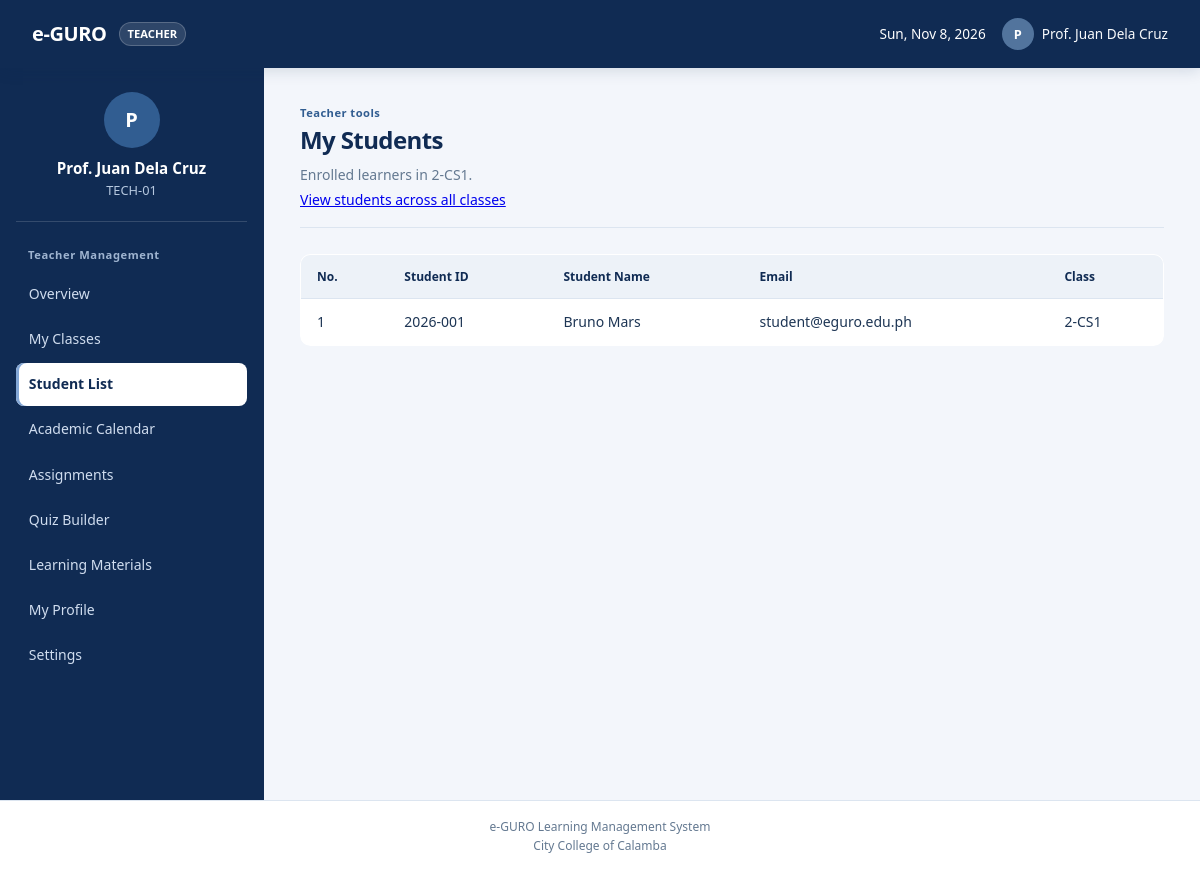
/teacher/students.php?class_id=1 (signed in), run on the app's committed database.
### tables this page shows
CREATE TABLE IF NOT EXISTS `classes` (
    `id` INT AUTO_INCREMENT PRIMARY KEY,
    `code` VARCHAR(50) NOT NULL UNIQUE,
    `name` VARCHAR(150) NOT NULL,
    `teacher_id` INT NULL,
    `fiscal_year` VARCHAR(50) DEFAULT '2026-2027',
    `semester` VARCHAR(50) DEFAULT '1st Semester',
    `created_at` DATETIME DEFAULT CURRENT_TIMESTAMP,
    FOREIGN KEY (`teacher_id`) REFERENCES `users`(`id`) ON DELETE SET NULL
);

### includes/teacher_init.php (called while the page is built, shortened)
<?php
require_once __DIR__ . '/functions.php';
$user = require_role('teacher');
$pdo = Database::connect();
$classQuery = $pdo->prepare(
    'SELECT c.*, COALESCE(enrollment_counts.students_count, 0) AS students_count
     FROM classes c
     LEFT JOIN (
         SELECT class_id, COUNT(DISTINCT student_id) AS students_count
         FROM class_enrollments
         GROUP BY class_id
     ) enrollment_counts ON enrollment_counts.class_id = c.id
     WHERE c.teacher_id = ?
     ORDER BY c.code'
);
$classQuery->execute([$user['id']]);
$classes = $classQuery->fetchAll();
function teacher_selected_class_id(array $classes): ?int
{
    $rawClassId = $_GET['class_id'] ?? null;
    $classId = filter_var(is_scalar($rawClassId) ? (string) $rawClassId : '', FILTER_VALIDATE_INT);
    $classIds = array_map('intval', array_column($classes, 'id'));
    return $classId !== false && in_array((int) $classId, $classIds, true)
        ? (int) $classId
        : null;
}

### includes/functions.php (called while the page is built, shortened)
<?php
function e($value): string
{
    return htmlspecialchars((string) $value, ENT_QUOTES, 'UTF-8');
}

### teacher/students.php (the view, shortened to what this page needs)
<?php
require_once __DIR__ . '/../includes/teacher_init.php';
$selectedClassId = teacher_selected_class_id($classes);
$selectedClass = null;
foreach ($classes as $class) {
    if ((int) $class['id'] === $selectedClassId) {
        $selectedClass = $class;
        break;
    }
}
if ($selectedClassId !== null) {
    $stmt = $pdo->prepare(
        "SELECT DISTINCT u.user_code, u.full_name, u.email, c.code
         FROM class_enrollments ce
         JOIN users u ON u.id = ce.student_id AND u.role = 'student'
         JOIN classes c ON c.id = ce.class_id
         WHERE c.teacher_id = ? AND c.id = ?
         ORDER BY c.code, u.full_name"
    );
    $stmt->execute([$user['id'], $selectedClassId]);
}
$students = $stmt->fetchAll();
include __DIR__ . '/../includes/header.php';
include __DIR__ . '/../includes/sidebar.php';
?>
<main class="main-content">
    <div class="page-header">
        <p class="eyebrow">TEACHER TOOLS</p>
        <h2>My Students</h2>
        <p><?= $selectedClass === null ? 'Enrolled learners in your assigned classes.' : 'Enrolled learners in ' . e($selectedClass['code']) . '.' ?></p>
        <?php if ($selectedClassId !== null): ?><p><a href="students.php">View students across all classes</a></p><?php endif; ?>
    </div>
    <div class="table-responsive"><table class="data-table">
        <thead><tr><th>No.</th><th>Student ID</th><th>Student Name</th><th>Email</th><th>Class</th></tr></thead>
        <tbody>
        <?php foreach ($students as $index => $student): ?>
            <tr><td><?= $index + 1 ?></td><td><?= e($student['user_code']) ?></td><td><?= e($student['full_name']) ?></td><td><?= e($student['email']) ?></td><td><?= e($student['code']) ?></td></tr>
        <?php endforeach; ?>
        </tbody>
    </table></div>
</main>
<?php include __DIR__ . '/../includes/footer.php'; ?>

### assets/css/style.css (style rules this page uses)
:root { --primary: #173b70; --primary-hover: #102b53; --primary-light: #eaf1fa; --secondary: #102b53; --accent: #315d91; --danger: #b42318; --danger-hover: #912018; --success: #245c39; --focus-ring: #315d91; --space-1: 0.25rem; --space-2: 0.5rem; --space-3: 0.75rem; --space-4: 1rem; --space-6: 1.5rem; --space-8: 2rem; --radius-sm: 0.5rem; --bg-main: #f3f6fb; --bg-surface: #ffffff; --border: #dce5f0; --text-main: #1d3554; --text-muted: #647991; --shadow-sm: 0 2px 8px rgba(16, 43, 83, 0.05); --shadow-md: 0 8px 24px rgba(16, 43, 83, 0.1); --radius: 12px; }
* { box-sizing: border-box; margin: 0; padding: 0; }
body { font-family: system-ui, -apple-system, sans-serif; background: var(--bg-main); color: var(--text-main); line-height: 1.5; }
main.main-content, .main-content { flex: 1; padding: 1.5rem 2rem; min-width: 0; }
.page-header { margin-bottom: 1.5rem; padding-bottom: 0.75rem; border-bottom: 1px solid var(--border); }
.page-header h2 { font-size: 1.5rem; font-weight: 700; color: var(--secondary); }
.page-header p { font-size: 0.875rem; color: var(--text-muted); margin-top: 0.25rem; }
.table-responsive { width: 100%; margin: 1rem 0 1.5rem; overflow-x: auto; }
.data-table { width: 100%; border-collapse: collapse; background: var(--bg-surface); border: 1px solid var(--border); border-radius: var(--radius); overflow: hidden; }
.data-table th { background: #f1f5f9; color: var(--secondary); font-size: 0.75rem; font-weight: 700; text-transform: none; padding: 0.75rem 1rem; text-align: left; }
.data-table td { padding: 0.75rem 1rem; border-top: 1px solid var(--border); font-size: 0.875rem; color: var(--text-main); }
.main-content h2 { font-size: 1.4rem; font-weight: 700; color: var(--secondary); margin-bottom: 1rem; }
body { line-height: 1.6; }
main.main-content, .main-content { padding: 2rem clamp(1.25rem, 3vw, 2.75rem); }
.page-header { margin-bottom: 1.6rem; padding-bottom: 1rem; }
.page-header h2 { margin-bottom: 0.25rem; font-size: clamp(1.5rem, 2vw, 1.9rem); letter-spacing: -0.025em; }
.page-header p { line-height: 1.55; }
.eyebrow { color: var(--accent) !important; font-size: 0.7rem !important; font-weight: 750; letter-spacing: 0.04em; text-transform: lowercase; }
.eyebrow::first-letter { text-transform: uppercase; }
.data-table { border-radius: 10px; }
.data-table th { background: #edf2f8; }
.table-responsive { border-radius: 10px; }

### data on the page
classes: code "2-CS1", user_code "2026-001", full_name "Bruno Mars", email "student@eguro.edu.ph"

### other printed values
$user['role'] "TEACHER"
$avatarInitial "P"
$user['name'] "Prof. Juan Dela Cruz"
$user['student_id'] "TECH-01"
$sectionTitle "Teacher Management"
$label "Overview"
$label "My Classes"
$label "Student List"
$label "Academic Calendar"
$label "Assignments"
$label "Quiz Builder"
$label "Learning Materials"
$label "My Profile"
$label "Settings"
